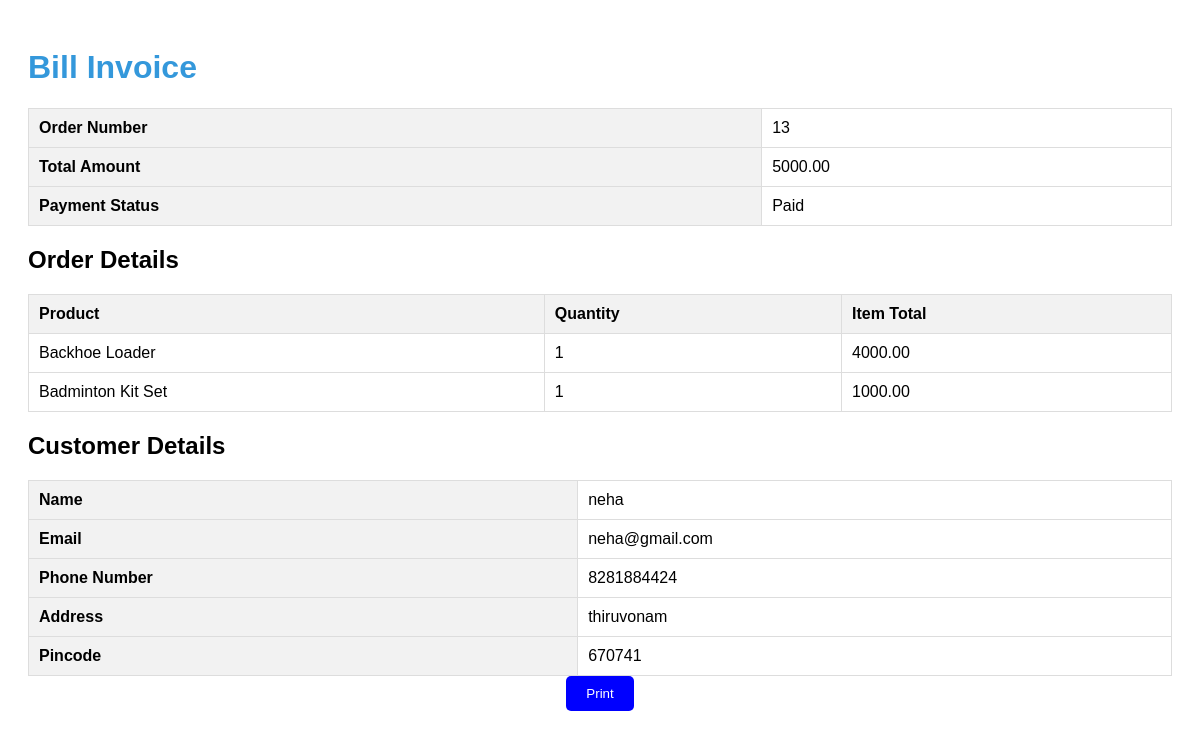
Screenshot of /billinvoice/ (signed in) with the database file from the repository.
### home/models.py (models this page shows, shortened)
class Order(models.Model):
    user = models.ForeignKey(User, on_delete=models.CASCADE)
    products = models.ManyToManyField(Product, through='OrderItem')
    total_amount = models.DecimalField(max_digits=10, decimal_places=2)
    payment_id = models.CharField(max_length=100, null=True, blank=True)
    payment_status = models.BooleanField(default=False)
    created_at = models.DateTimeField(auto_now_add=True)

class OrderItem(models.Model):
    order = models.ForeignKey(Order, on_delete=models.CASCADE)
    product = models.ForeignKey(Product, on_delete=models.CASCADE)
    quantity = models.PositiveIntegerField(default=1)
    item_total = models.DecimalField(max_digits=10, decimal_places=2)

class Product(models.Model):
    name = models.CharField(max_length=100)
    description = models.TextField()
    rating = models.DecimalField(max_digits=3, decimal_places=2)
    price_per_day = models.DecimalField(max_digits=10, decimal_places=1)
    category = models.CharField(max_length=50, default='Uncategorized')
    subcategory = models.CharField(max_length=50, blank=True, null=True)
    availability = models.BooleanField(default=True)
    image = models.ImageField(upload_to='product_images/', default='default-image.jpg')

class CustomUser(AbstractUser):
    usertype = models.CharField(max_length=20)  # Add any additional fields you need

class UserProfile(models.Model):
    user = models.OneToOneField(settings.AUTH_USER_MODEL, on_delete=models.CASCADE, primary_key=True)
    address = models.CharField(max_length=100)
    pincode = models.CharField(max_length=20)
    phone_number = models.CharField(max_length=20)

### home/views.py (the view)
# urls.py: path('billinvoice/', views.bill_invoice, name='bill_invoice'),
def bill_invoice(request):
    order = Order.objects.filter(user=request.user).latest('created_at')
    return render(request, 'billinvoice.html', {'order':order})

### templates/billinvoice.html (shortened to what this page needs)
<!DOCTYPE html>
<html lang="en">
<head>
</head>
<body>
    <h1>Bill Invoice</h1>
    {% if order %}
        <table>
            <tr>
                <th>Order Number</th>
                <td>{{ order.id }}</td>
            </tr>
            <tr>
                <th>Total Amount</th>
                <td>{{ order.total_amount }}</td>
            </tr>
            <tr>
                <th>Payment Status</th>
                <td>{% if order.payment_status %}Paid{% else %}Pending{% endif %}</td>
            </tr>
        </table>
        <h2>Order Details</h2>
        <table>
            <tr>
                <th>Product</th>
                <th>Quantity</th>
                <th>Item Total</th>
            </tr>
            {% for item in order.orderitem_set.all %}
                <tr>
                    <td>{{ item.product.name }}</td>
                    <td>{{ item.quantity }}</td>
                    <td>{{ item.item_total }}</td>
                </tr>
            {% endfor %}
        </table>
        <h2>Customer Details</h2>
        <table>
            <tr>
                <th>Name</th>
                <td>{{ order.user.username }}</td>
            </tr>
            <tr>
                <th>Email</th>
                <td>{{ order.user.email }}</td>
            </tr>
            <tr>
                <th>Phone Number</th>
                <td>{{ order.user.userprofile.phone_number }}</td>
            </tr>
            <tr>
                <th>Address</th>
                <td>{{ order.user.userprofile.address }}</td>
            </tr>
            <tr>
                <th>Pincode</th>
                <td>{{ order.user.userprofile.pincode }}</td>
            </tr>
        </table>
    {% else %}
        <p>No order details found.</p>
    {% endif %}
    <center><button onclick="window.print()">Print</button></center>
</body>
</html>

### templates/billinvoice.html (style rules this page uses)
body { font-family: 'Arial', sans-serif; padding: 20px; }
h1 { color: #3498db; }
table { width: 100%; border-collapse: collapse; margin-top: 20px; }
th, td { border: 1px solid #ddd; padding: 10px; text-align: left; }
th { background-color: #f2f2f2; }
button { background-color: blue; color: white; padding: 10px 20px; border: none; border-radius: 5px; cursor: pointer; }

### rows the page displays
Order: id "13", total_amount "5000.00", user.username "neha", user.email "neha@gmail.com", user.userprofile.phone_number "8281884424", user.userprofile.address "thiruvonam", user.userprofile.pincode "670741"
OrderItem: product.name "Backhoe Loader", quantity "1", item_total "4000.00"
OrderItem: product.name "Badminton Kit Set", quantity "1", item_total "1000.00"
